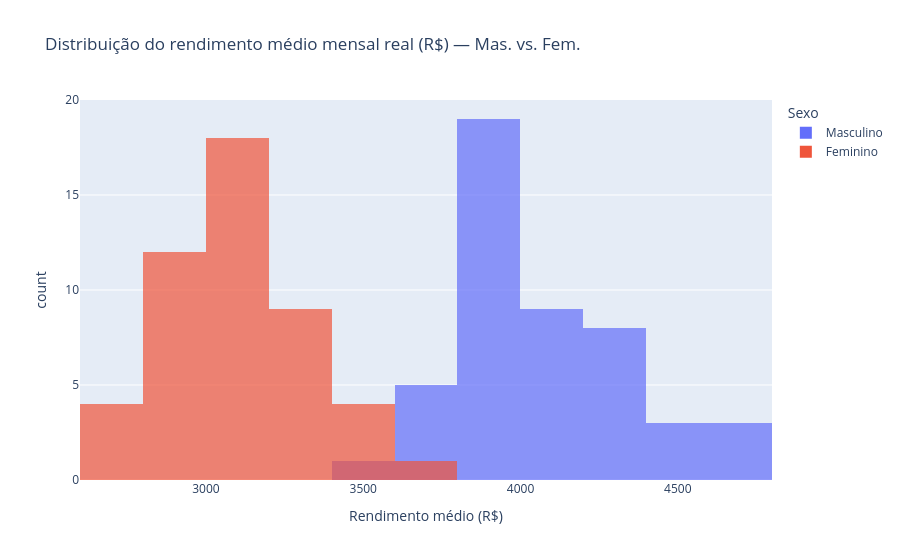

Write notebook code for a chart like this one.
### Markdown cell above
### 6.8 Histograma — distribuição do rendimento

### Code cell
fig = px.histogram(
    df_rendimento,
    x="valor",
    color="sexo",
    nbins=20,
    barmode="overlay",
    opacity=0.7,
    title="Distribuição do rendimento médio mensal real (R$) — Mas. vs. Fem.",
    labels={"valor": "Rendimento médio (R$)", "sexo": "Sexo"},
)
fig.show()

### Figure 1 — Plotly figure (JSON) as saved in the notebook; plotly's stock layout.template omitted (floating-point values rounded to 4 significant figures)
{"data": [{"bingroup": "x", "hovertemplate": "Sexo=Masculino<br>Rendimento médio (R$)=%{x}<br>count=%{y}<extra></extra>", "legendgroup": "Masculino", "marker": {"color": "#636efa", "opacity": 0.7, "pattern": {"shape": ""}}, "name": "Masculino", "nbinsx": 20, "orientation": "v", "showlegend": true, "type": "histogram", "x": [3918.0, 3630.0, 3747.0, 3780.0, 3735.0, 3800.0, 3789.0, 3851.0, 3951.0, 3992.0, 4050.0, 4195.0, 4216.0, 4216.0, 4543.0, 4535.0, 3901.0, 3826.0, 3983.0, 3967.0, 3964.0, 3895.0, 4004.0, 4070.0, 4033.0, 4149.0, 4255.0, 4314.0, 4574.0, 4624.0, 4676.0, 4670.0, 3863.0, 3582.0, 3885.0, 3936.0, 3831.0, 3811.0, 3996.0, 3901.0, 3940.0, 4158.0, 4075.0, 4207.0, 4223.0, 4183.0, 4326.0, 4364.0], "xaxis": "x", "yaxis": "y"}, {"bingroup": "x", "hovertemplate": "Sexo=Feminino<br>Rendimento médio (R$)=%{x}<br>count=%{y}<extra></extra>", "legendgroup": "Feminino", "marker": {"color": "#EF553B", "opacity": 0.7, "pattern": {"shape": ""}}, "name": "Feminino", "nbinsx": 20, "orientation": "v", "showlegend": true, "type": "histogram", "x": [2853.0, 2654.0, 2692.0, 2806.0, 2796.0, 2767.0, 2889.0, 2874.0, 3019.0, 3004.0, 3111.0, 3122.0, 3154.0, 3219.0, 3333.0, 3450.0, 2961.0, 2806.0, 3036.0, 3000.0, 3023.0, 3084.0, 3139.0, 3109.0, 3153.0, 3166.0, 3229.0, 3315.0, 3497.0, 3481.0, 3621.0, 3548.0, 2808.0, 2826.0, 2943.0, 3030.0, 2983.0, 2958.0, 2936.0, 3008.0, 3011.0, 3135.0, 3078.0, 3220.0, 3229.0, 3232.0, 3221.0, 3310.0], "xaxis": "x", "yaxis": "y"}], "layout": {"barmode": "overlay", "legend": {"title": {"text": "Sexo"}, "tracegroupgap": 0}, "title": {"text": "Distribuição do rendimento médio mensal real (R$) — Mas. vs. Fem."}, "xaxis": {"anchor": "y", "domain": [0, 1], "title": {"text": "Rendimento médio (R$)"}}, "yaxis": {"anchor": "x", "domain": [0, 1], "title": {"text": "count"}}}}
